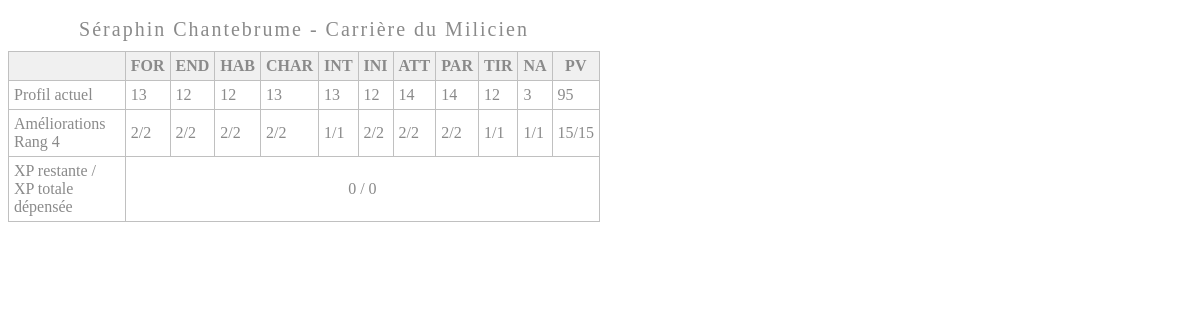
Page /fiches/details/1 on the committed database.
### fiches/models.py (models this page shows, shortened)
class CharacterSheet(models.Model):
    name = models.CharField(max_length=50, blank=True, null=True)
    group = models.CharField(
        max_length=50, choices=CHOICES, default='Groupe', blank=True, null=True)
    rank = models.IntegerField(blank=True, null=True)
    path = models.ForeignKey(Carriere, on_delete=models.SET_NULL, null=True)
    For = models.IntegerField(blank=True, null=True, default=8)
    End = models.IntegerField(blank=True, null=True, default=8)
    Hab = models.IntegerField(blank=True, null=True, default=8)
    Char = models.IntegerField(blank=True, null=True, default=8)
    Int = models.IntegerField(blank=True, null=True, default=8)
    Ini = models.IntegerField(blank=True, null=True, default=8)
    Att = models.IntegerField(blank=True, null=True, default=8)
    Par = models.IntegerField(blank=True, null=True, default=8)
    Tir = models.IntegerField(blank=True, null=True, default=8)
    Na = models.IntegerField(blank=True, null=True, default=1)
    Pv = models.IntegerField(blank=True, null=True, default=60)
    For1V = models.IntegerField(blank=True, null=True, default=0)
    End1V = models.IntegerField(blank=True, null=True, default=0)
    Hab1V = models.IntegerField(blank=True, null=True, default=0)
    Char1V = models.IntegerField(blank=True, null=True, default=0)
    Int1V = models.IntegerField(blank=True, null=True, default=0)
    Ini1V = models.IntegerField(blank=True, null=True, default=0)
    Att1V = models.IntegerField(blank=True, null=True, default=0)
    Par1V = models.IntegerField(blank=True, null=True, default=0)
    Tir1V = models.IntegerField(blank=True, null=True, default=0)
    Na1V = models.IntegerField(blank=True, null=True, default=0)
    Pv1V = models.IntegerField(blank=True, null=True, default=0)
    For2V = models.IntegerField(blank=True, null=True, default=0)
    End2V = models.IntegerField(blank=True, null=True, default=0)
    Hab2V = models.IntegerField(blank=True, null=True, default=0)
    Char2V = models.IntegerField(blank=True, null=True, default=0)
    Int2V = models.IntegerField(blank=True, null=True, default=0)
    Ini2V = models.IntegerField(blank=True, null=True, default=0)
    Att2V = models.IntegerField(blank=True, null=True, default=0)
    Par2V = models.IntegerField(blank=True, null=True, default=0)
    Tir2V = models.IntegerField(blank=True, null=True, default=0)
    Na2V = models.IntegerField(blank=True, null=True, default=0)
    Pv2V = models.IntegerField(blank=True, null=True, default=0)
    For3V = models.IntegerField(blank=True, null=True, default=0)
    End3V = models.IntegerField(blank=True, null=True, default=0)
    Hab3V = models.IntegerField(blank=True, null=True, default=0)
    Char3V = models.IntegerField(blank=True, null=True, default=0)
    Int3V = models.IntegerField(blank=True, null=True, default=0)
    Ini3V = models.IntegerField(blank=True, null=True, default=0)
    Att3V = models.IntegerField(blank=True, null=True, default=0)
    Par3V = models.IntegerField(blank=True, null=True, default=0)
    Tir3V = models.IntegerField(blank=True, null=True, default=0)
    Na3V = models.IntegerField(blank=True, null=True, default=0)
    Pv3V = models.IntegerField(blank=True, null=True, default=0)
    For4V = models.IntegerField(blank=True, null=True, default=0)
    End4V = models.IntegerField(blank=True, null=True, default=0)
    Hab4V = models.IntegerField(blank=True, null=True, default=0)
    Char4V = models.IntegerField(blank=True, null=True, default=0)
    Int4V = models.IntegerField(blank=True, null=True, default=0)
    Ini4V = models.IntegerField(blank=True, null=True, default=0)
    Att4V = models.IntegerField(blank=True, null=True, default=0)
    Par4V = models.IntegerField(blank=True, null=True, default=0)
    Tir4V = models.IntegerField(blank=True, null=True, default=0)
    Na4V = models.IntegerField(blank=True, null=True, default=0)
    Pv4V = models.IntegerField(blank=True, null=True, default=0)
    created = models.TimeField(auto_now_add=True, null=True)
    class Meta:
        ordering = ['-created']

### carrieres/models.py (models this page shows)
class Carriere(models.Model):
    name = models.CharField(max_length=100, blank=True, null=True)
    rank = models.IntegerField(choices=RANKS, default=1, blank=True, null=True)
    For1 = models.IntegerField(blank=True, null=True)
    End1 = models.IntegerField(blank=True, null=True)
    Hab1 = models.IntegerField(blank=True, null=True)
    Char1 = models.IntegerField(blank=True, null=True)
    Int1 = models.IntegerField(blank=True, null=True)
    Ini1 = models.IntegerField(blank=True, null=True)
    Att1 = models.IntegerField(blank=True, null=True)
    Par1 = models.IntegerField(blank=True, null=True)
    Tir1 = models.IntegerField(blank=True, null=True)
    Na1 = models.IntegerField(blank=True, null=True)
    Pv1 = models.IntegerField(blank=True, null=True)
    For2 = models.IntegerField(blank=True, null=True)
    End2 = models.IntegerField(blank=True, null=True)
    Hab2 = models.IntegerField(blank=True, null=True)
    Char2 = models.IntegerField(blank=True, null=True)
    Int2 = models.IntegerField(blank=True, null=True)
    Ini2 = models.IntegerField(blank=True, null=True)
    Att2 = models.IntegerField(blank=True, null=True)
    Par2 = models.IntegerField(blank=True, null=True)
    Tir2 = models.IntegerField(blank=True, null=True)
    Na2 = models.IntegerField(blank=True, null=True)
    Pv2 = models.IntegerField(blank=True, null=True)
    For3 = models.IntegerField(blank=True, null=True)
    End3 = models.IntegerField(blank=True, null=True)
    Hab3 = models.IntegerField(blank=True, null=True)
    Char3 = models.IntegerField(blank=True, null=True)
    Int3 = models.IntegerField(blank=True, null=True)
    Ini3 = models.IntegerField(blank=True, null=True)
    Att3 = models.IntegerField(blank=True, null=True)
    Par3 = models.IntegerField(blank=True, null=True)
    Tir3 = models.IntegerField(blank=True, null=True)
    Na3 = models.IntegerField(blank=True, null=True)
    Pv3 = models.IntegerField(blank=True, null=True)
    For4 = models.IntegerField(blank=True, null=True)
    End4 = models.IntegerField(blank=True, null=True)
    Hab4 = models.IntegerField(blank=True, null=True)
    Char4 = models.IntegerField(blank=True, null=True)
    Int4 = models.IntegerField(blank=True, null=True)
    Ini4 = models.IntegerField(blank=True, null=True)
    Att4 = models.IntegerField(blank=True, null=True)
    Par4 = models.IntegerField(blank=True, null=True)
    Tir4 = models.IntegerField(blank=True, null=True)
    Na4 = models.IntegerField(blank=True, null=True)
    Pv4 = models.IntegerField(blank=True, null=True)
    created = models.TimeField(auto_now_add=True)
    def __str__(self):
        return self.name

### fiches/views.py (the view)
# urls.py: path('fiches/details/<str:pk>', views.ficheDetails, name="charsheet_details"),
def ficheDetails(request, pk):
    fiche = CharacterSheet.objects.get(id=pk)
    carriere = Carriere.objects.get(name=fiche.path)
    page_title = f"Carrière {fiche.name}"
    context = {'page_title': page_title, 'fiche': fiche,
               'carriere': carriere, 'proxy': PROXY}
    return render(request, 'fiches/iframe.html', context)

### fiches/templates/fiches/iframe.html (shortened to what this page needs)
<!DOCTYPE html>
<html>
  <head>
    </head>
  <body>
<table>
   <caption>{{fiche.name}} - {{fiche.path}}</caption>
   <tr>
      <th></th>
      <th>FOR</th>
      <th>END</th>
      <th>HAB</th>
      <th>CHAR</th>
      <th>INT</th>
      <th>INI</th>
      <th>ATT</th>
      <th>PAR</th>
      <th>TIR</th>
      <th>NA</th>
      <th>PV</th>
   </tr>
   <tr>
      <td>Profil actuel</td>
      <td>{{fiche.For}}</td>
      <td>{{fiche.End}}</td>
      <td>{{fiche.Hab}}</td>
      <td>{{fiche.Char}}</td>
      <td>{{fiche.Int}}</td>
      <td>{{fiche.Ini}}</td>
      <td>{{fiche.Att}}</td>
      <td>{{fiche.Par}}</td>
      <td>{{fiche.Tir}}</td>
      <td>{{fiche.Na}}</td>
      <td>{{fiche.Pv}}</td>
   </tr>
   <tr>
      <td>Améliorations Rang {{fiche.rank}}</td>
      {% if fiche.rank == 1 %}
      <td>{% if fiche.For1V != None %} {{fiche.For1V}}/{{carriere.For1}}{% else %}-{% endif %}</td>
      <td>{% if fiche.End1V != None %} {{fiche.End1V}}/{{carriere.End1}}{% else %}-{% endif %}</td>
      <td>{% if fiche.Hab1V != None %} {{fiche.Hab1V}}/{{carriere.Hab1}}{% else %}-{% endif %}</td>
      <td>{% if fiche.Char1V != None %} {{fiche.End1V}}/{{carriere.Char1}}{% else %}-{% endif %}</td>
      <td>{% if fiche.Int1V != None %} {{fiche.Int1V}}/{{carriere.Int1}}{% else %}-{% endif %}</td>
      <td>{% if fiche.Ini1V != None %} {{fiche.Ini1V}}/{{carriere.Ini1}}{% else %}-{% endif %}</td>
      <td>{% if fiche.Att1V != None %} {{fiche.Att1V}}/{{carriere.Att1}}{% else %}-{% endif %}</td>
      <td>{% if fiche.Par1V != None %} {{fiche.Par1V}}/{{carriere.Par1}}{% else %}-{% endif %}</td>
      <td>{% if fiche.Tir1V != None %} {{fiche.Tir1V}}/{{carriere.Tir1}}{% else %}-{% endif %}</td>
      <td>{% if fiche.Na1V != None %} {{fiche.Na1V}}/{{carriere.Na1}}{% else %}-{% endif %}</td>
      <td>{% if fiche.Pv1V != None %} {{fiche.Pv1V}}/{{carriere.Pv1}}{% else %}-{% endif %}</td>
      {% elif fiche.rank == 4 %}
      <td>{% if fiche.For4V != None %} {{fiche.For4V}}/{{carriere.For4}}{% else %}-{% endif %}</td>
      <td>{% if fiche.End4V != None %} {{fiche.End4V}}/{{carriere.End4}}{% else %}-{% endif %}</td>
      <td>{% if fiche.Hab4V != None %} {{fiche.Hab4V}}/{{carriere.Hab4}}{% else %}-{% endif %}</td>
      <td>{% if fiche.Char4V != None %} {{fiche.End4V}}/{{carriere.Char4}}{% else %}-{% endif %}</td>
      <td>{% if fiche.Int4V != None %} {{fiche.Int4V}}/{{carriere.Int4}}{% else %}-{% endif %}</td>
      <td>{% if fiche.Ini4V != None %} {{fiche.Ini4V}}/{{carriere.Ini4}}{% else %}-{% endif %}</td>
      <td>{% if fiche.Att4V != None %} {{fiche.Att4V}}/{{carriere.Att4}}{% else %}-{% endif %}</td>
      <td>{% if fiche.Par4V != None %} {{fiche.Par4V}}/{{carriere.Par4}}{% else %}-{% endif %}</td>
      <td>{% if fiche.Tir4V != None %} {{fiche.Tir4V}}/{{carriere.Tir4}}{% else %}-{% endif %}</td>
      <td>{% if fiche.Na4V != None %} {{fiche.Na4V}}/{{carriere.Na4}}{% else %}-{% endif %}</td>
      <td>{% if fiche.Pv4V != None %} {{fiche.Pv4V}}/{{carriere.Pv4}}{% else %}-{% endif %}</td>
      {% endif %}
   </tr>
   <tr>
  <td>XP restante / XP totale dépensée</td>
  <td colspan=11; align="center";> 0 / 0</td>
   </tr>
   </table>
    </body>
    </html>

### fiches/templates/fiches/iframe.html (style rules this page uses)
body { background-color: transparent; }
caption { padding-top: 10px; padding-bottom: 10px; margin-top: 0; margin-bottom: 0; color: #8a8a8a; font-family: "Gabriela", serif; font-size: 20px; letter-spacing: 0.1em; text-align: center; }
table { width: 50%; border: 1px solid #c0c0c0; border-collapse: collapse; padding: 5px; }
th { color: #8a8a8a; border: 1px solid #c0c0c0; padding: 5px; background: #f0f0f0; }
td { color: #8a8a8a; border: 1px solid #c0c0c0; padding: 5px; }

### rows in the picture
CharacterSheet: name "Séraphin Chantebrume", path "Carrière du Milicien", For "13", End "12", Hab "12", Char "13", Int "13", Ini "12", Att "14", Par "14", Tir "12", Na "3", Pv "95", rank "4", For4V "2", End4V "2", Hab4V "2", Int4V "1", Ini4V "2", Att4V "2", Par4V "2", Tir4V "1", Na4V "1", Pv4V "15"
Carriere: For4 "2", End4 "2", Hab4 "2", Char4 "2", Int4 "1", Ini4 "2", Att4 "2", Par4 "2", Tir4 "1", Na4 "1", Pv4 "15"
